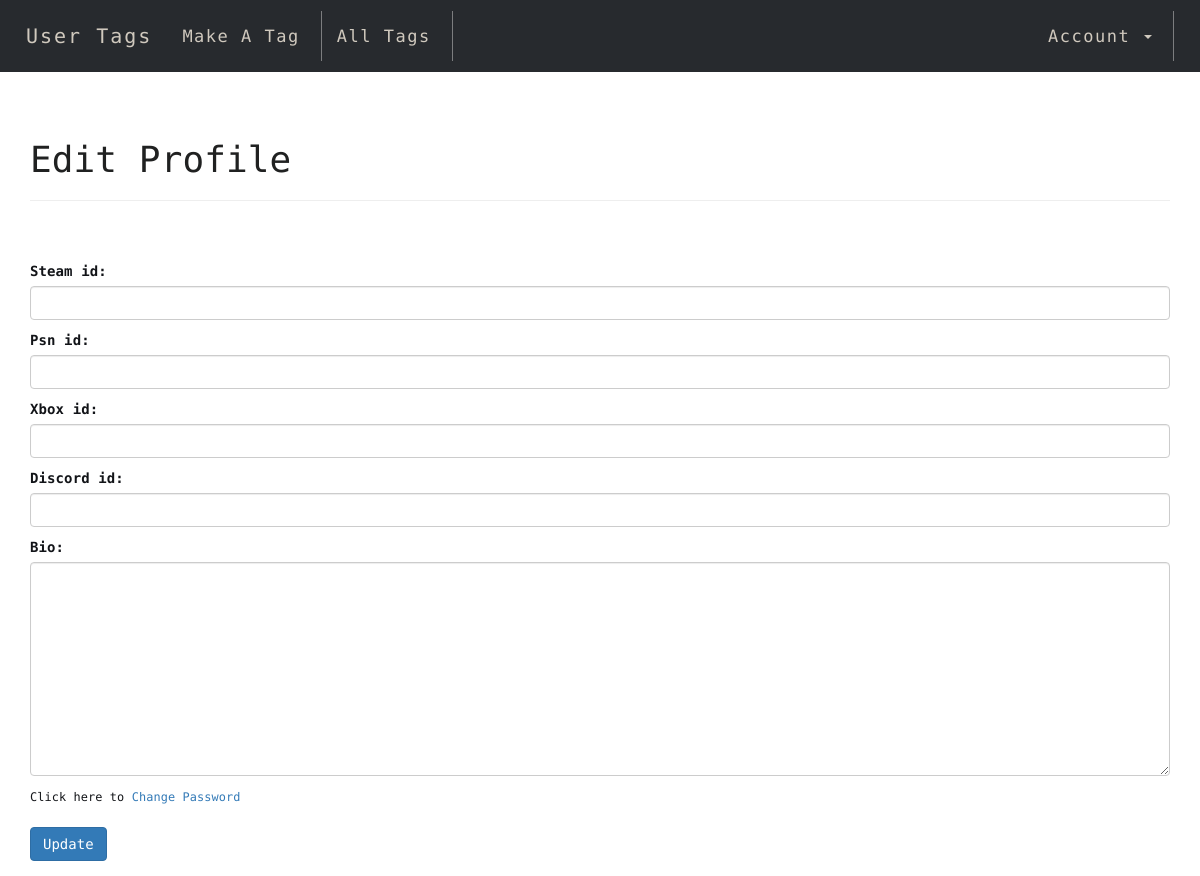
/edit_profile/ (signed in), run on an earlier commit of the app's database.
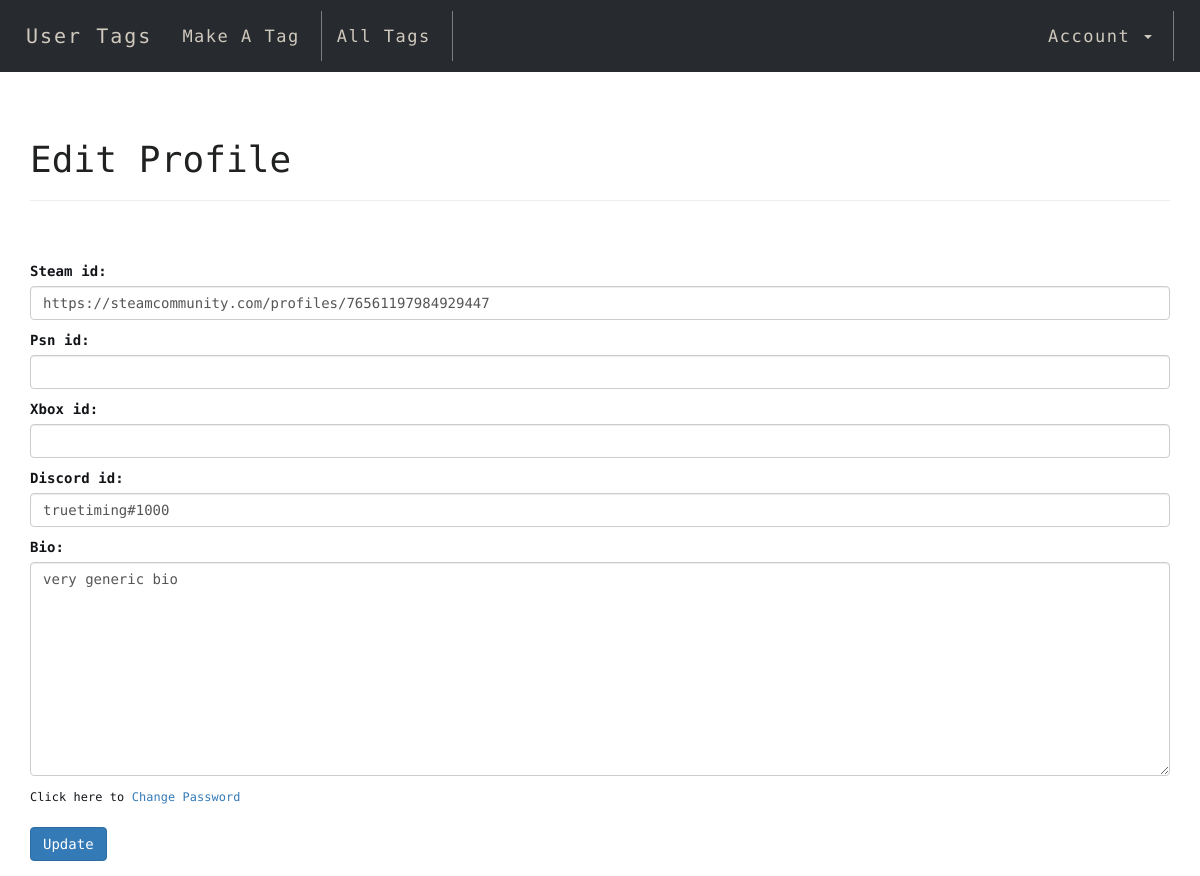
And on a later commit of the database.
### droptag/models.py (models this page shows, shortened)
class UserProfile(models.Model):
    user = models.OneToOneField(User, null=True, on_delete=models.CASCADE)
    name = models.CharField(max_length=200, blank=True)
    steam_id = models.CharField(max_length=200, blank=True)
    psn_id = models.CharField(max_length=200, blank=True)
    xbox_id = models.CharField(max_length=200, blank=True)
    discord_id = models.CharField(max_length=45, blank=True)
    bio = models.TextField(blank=True)

### droptag/views.py (the view)
# urls.py: path('edit_profile/', views.edit_profile, name='edit_profile'),
@login_required
def edit_profile(request):
    if request.method == 'POST':
        profile_form = EditUserProfileForm(request.POST, instance=request.user.userprofile)
        if profile_form.is_valid():
            custom_form = profile_form.save(False)
            custom_form.save()
            return HttpResponseRedirect(reverse('homepage'))
    else:
        profile_form = EditUserProfileForm(instance=request.user.userprofile)
        args = {}
        args['profile_form'] = profile_form
        return render(request, 'edit_profile.html', args)

### droptag/forms.py
class EditUserProfileForm(forms.ModelForm):
    class Meta:
        model = UserProfile
        fields = ['steam_id',
                  'psn_id',
                  'xbox_id',
                  'discord_id',
                  'bio'
                  ]
        widgets = {
            'steam_id': forms.TextInput(attrs={'class':'form-control'}),
            'psn_id': forms.TextInput(attrs={'class':'form-control'}),
            'xbox_id': forms.TextInput(attrs={'class':'form-control'}),
            'discord_id': forms.TextInput(attrs={'class':'form-control'}),
            'bio': forms.Textarea(attrs={'class':'form-control'}),
            }

### droptag/templates/edit_profile.html (shortened to what this page needs)
{% extends 'base.html' %}
{% block content %}
{% load static %}
<link href="https://fonts.googleapis.com/css?family=Encode+Sans" rel="stylesheet"> <link rel="stylesheet" href="{% static 'base/style.css' %}">
<h1>Edit Profile</h1>
<hr>
<br/><br/>
<div class="col-7">
    <div class="form-group">
        <form method="POST" enctype="multipart/form-data">
            {{ profile_form.as_p }}
            <small>Click here to<a href="{% url 'change_password' %}"> Change Password</a></small>
            <br/><br/>
            <button class="btn btn-primary">Update</button>
    </div>
</div>
{% endblock %}

What changed in the data, as far as the page shows it:
now on this page (row edited): UserProfile: steam_id "https://steamcommunity.com/profiles/76561197984929447", discord_id "truetiming#1000", bio "very generic bio"
